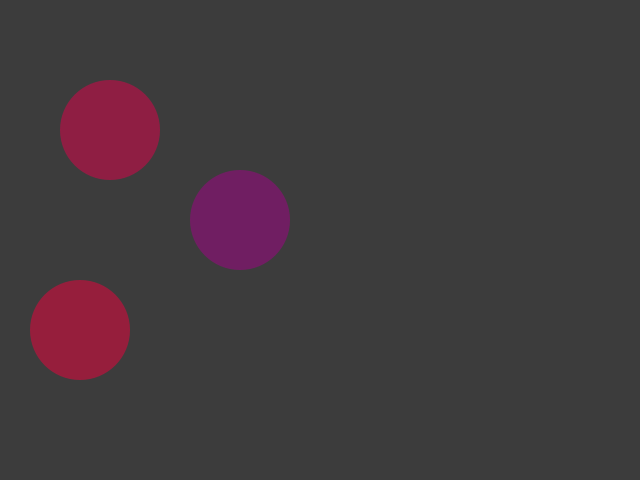
Frame 1 (no input)
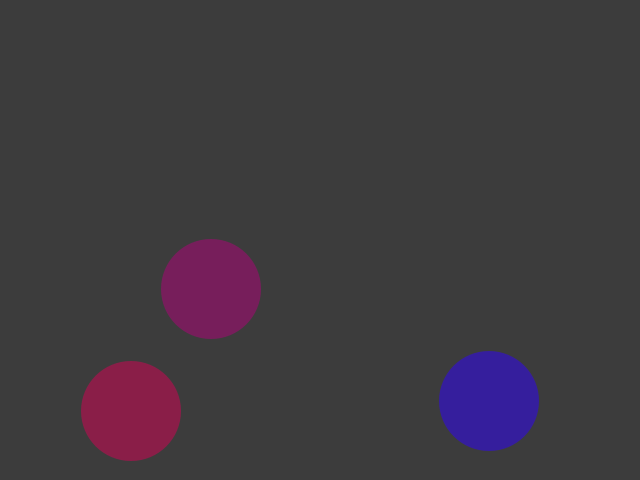
Frame 60 (the mouse pressed at the canvas centre just before this capture)
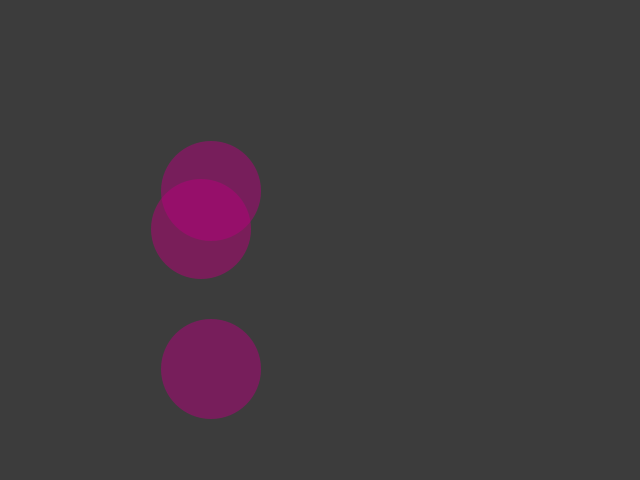
Frame 120 (the mouse held since frame 60 and released just before this capture)

The Processing sketch that drew these frames (run headless with seeded random() and noise(); from frame 60 on, the mouse is pressed at the canvas centre):

// Processing sketch: processing_42896
// ── processing_42896.pde

int countBall=1;
int dia=100;
Ball b1 = new Ball(100, 80, 10, 50, color(255,255,255, 1), 100);
Ball b2 = new Ball(200, 200, 40, 20, color(255,255,255, 1), 100);
Ball b3 = new Ball(60, 300, 20, 30, color(255,255,255, 1), 100);

void setup() {
  size(640, 480);
  smooth();
  noStroke();
  frameRate(60);
  colorMode(RGB, width-dia, 255, width-dia, 2);
}

class Ball { 
  int xPos, yPos, xAccel, yAccel, dia;
  color cirCol;
  Ball (int x, int y, int a, int b, color c, int d) {
    xPos = x;
    yPos = y;
    xAccel = a;
    yAccel = b;
    cirCol = c;
    dia = d;
  } 
  void moveBall() { 

    //horizontal bounce
    if (xPos<=0+dia/2)
    {
      xAccel=-xAccel;
      xPos=dia/2+1;
    }
    else if (xPos>=width-dia/2)
    {
      xAccel=-xAccel;
      xPos=width-dia/2-1;
    }
    else //increment xPos
    {
      xPos=xPos+xAccel;
    }

    //vertical bounce
    if (yPos<=0+dia/2)
    {
      yAccel=-yAccel;
      yPos=dia/2+1;
    }
    else if (yPos>=height-dia/2)
    {
      yAccel=-yAccel;
      yPos=height-dia/2-1;
    }
    else //increment yPos
    {
      yPos=yPos+yAccel;
    }
    //draw new position
    cirCol = color(width-(xPos+dia/2), 0, xPos+dia/2,1);
    fill(cirCol);
    ellipse(xPos, yPos, dia, dia);
  }
}

void draw() {
  background(128);
    b1.moveBall();
    b2.moveBall();
    b3.moveBall();
}
